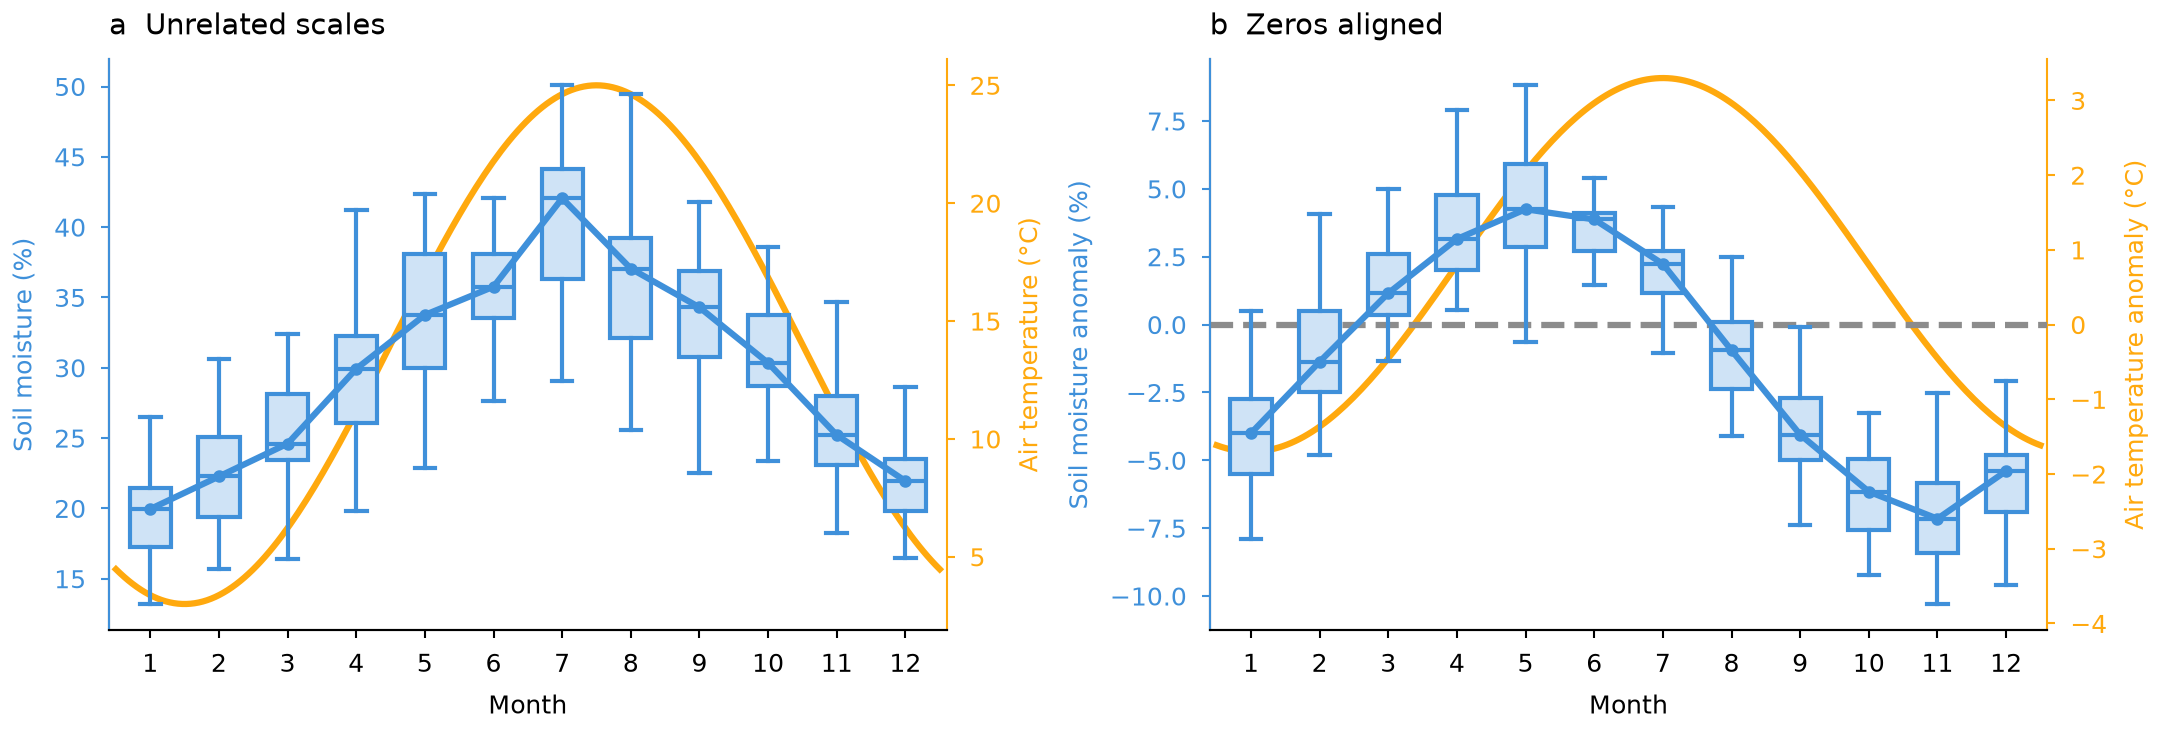

Generate this figure with Python:
"""Monthly box plots on the left y-axis and a smooth curve on a right y-axis.
a: two unrelated scales. b: two signed scales with their zeros aligned."""

import os
from pathlib import Path

import matplotlib.pyplot as plt
import numpy as np
from matplotlib.colors import to_rgb

MM = 1 / 25.4
STYLE_DIR = Path(__file__).resolve().parent / "../../../styles"
BOX_COLOR = "C0"
CURVE_COLOR = "C1"
MONTHS = np.arange(1, 13)


def monthly_samples(rng, center, spread):
    """Thirty daily values per month around a seasonal center."""
    return [rng.normal(c, s, 30) for c, s in zip(center, spread)]


def boxes(ax, samples):
    face = tuple(c + (1 - c) * 0.75 for c in to_rgb(BOX_COLOR))
    ax.boxplot(samples, positions=MONTHS, widths=0.6, showfliers=False,
               patch_artist=True,
               boxprops={"facecolor": face, "edgecolor": BOX_COLOR},
               whiskerprops={"color": BOX_COLOR},
               capprops={"color": BOX_COLOR},
               medianprops={"color": BOX_COLOR})
    medians = [np.median(s) for s in samples]
    ax.plot(MONTHS, medians, "-o", color=BOX_COLOR, ms=2)
    ax.set_xticks(MONTHS)
    ax.set_xlim(0.4, 12.6)
    ax.set_xlabel("Month")


def curve(ax, time, values, label):
    right = ax.twinx()
    # The style sheet hides the right spine.
    right.spines["right"].set_visible(True)
    right.plot(time, values, color=CURVE_COLOR)
    right.set_ylabel(label)
    # twinx() draws the new axes last; raise the box axes and clear their background.
    ax.set_zorder(right.get_zorder() + 1)
    ax.patch.set_visible(False)
    return right


def align_zero(left, right):
    """Extend the lower limits so zero sits at the same height on both axes."""
    limits = [axis.get_ylim() for axis in (left, right)]
    below = max(-low / (high - low) for low, high in limits)
    for axis, (low, high) in zip((left, right), limits):
        axis.set_ylim(-below * high / (1 - below), high)


def color_axis(ax, side, color):
    ax.spines[side].set_color(color)
    ax.tick_params(axis="y", colors=color)
    ax.yaxis.label.set_color(color)


def separate_scales(ax, rng):
    center = 30 - 9 * np.cos(2 * np.pi * (MONTHS - 1) / 12)
    boxes(ax, monthly_samples(rng, center, 2 + 0.1 * center))
    ax.set_ylabel("Soil moisture (%)")
    time = np.linspace(0.5, 12.5, 200)
    right = curve(ax, time, 14 - 11 * np.cos(2 * np.pi * (time - 1.5) / 12),
                  "Air temperature (°C)")
    color_axis(ax, "left", BOX_COLOR)
    color_axis(right, "right", CURVE_COLOR)


def shared_zero(ax, rng):
    center = 6 * np.sin(2 * np.pi * (MONTHS - 2) / 12) - 1
    boxes(ax, monthly_samples(rng, center, np.full(12, 2.0)))
    ax.set_ylabel("Soil moisture anomaly (%)")
    time = np.linspace(0.5, 12.5, 200)
    right = curve(ax, time, 2.5 * np.sin(2 * np.pi * (time - 4) / 12) + 0.8,
                  "Air temperature anomaly (°C)")
    align_zero(ax, right)
    ax.axhline(0, color="0.55", ls="--", zorder=0)
    color_axis(ax, "left", BOX_COLOR)
    color_axis(right, "right", CURVE_COLOR)


def main():
    rng = np.random.default_rng(7)
    default = STYLE_DIR / "default.mplstyle"
    sheets = [default] if default.is_file() else []
    if selected := os.environ.get("CEDALION_STYLE"):
        sheet = Path(selected).expanduser()
        sheets.append(sheet if sheet.is_file() else STYLE_DIR / (selected.removesuffix(".mplstyle") + ".mplstyle"))
    width_mm = float(os.environ.get("CEDALION_WIDTH_MM", 183))
    with plt.style.context(sheets):
        fig, axes = plt.subplots(1, 2, figsize=(width_mm * MM, 62 * MM),
                                 layout="constrained")
        separate_scales(axes[0], rng)
        shared_zero(axes[1], rng)
        for ax, title in zip(axes, ("a  Unrelated scales", "b  Zeros aligned")):
            ax.set_title(title, loc="left")
        fig.savefig(os.environ.get("CEDALION_SNIPPET_PNG", Path(__file__).with_name("snippet.png")), dpi=300)
        plt.close(fig)


if __name__ == "__main__":
    main()
